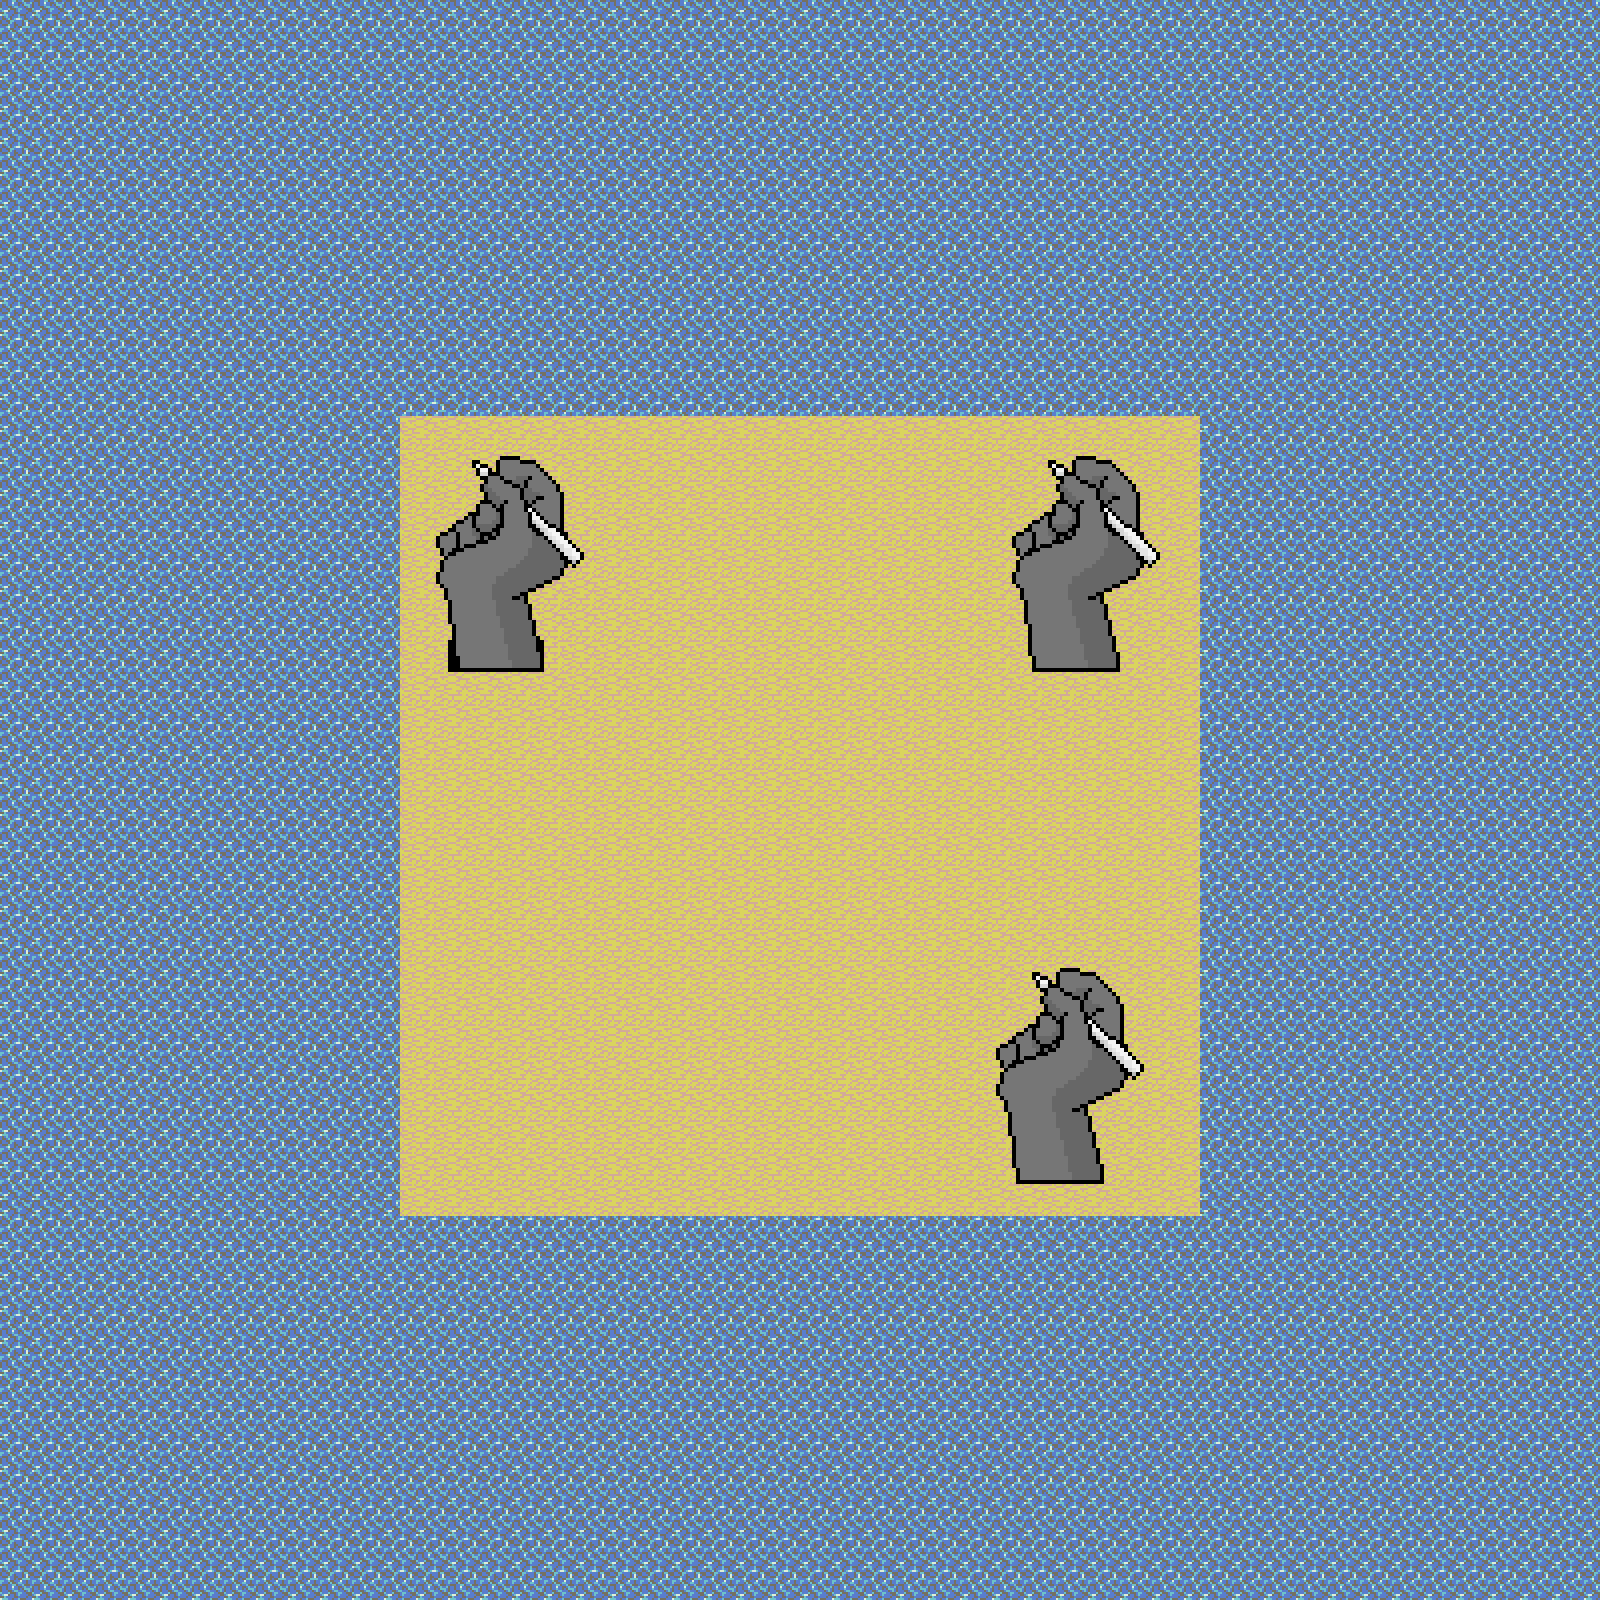

A 2D game scene composited from a Tiled map and its tileset images. What follows is a short description and the map's XML, with each tile layer's data collapsed to a summary:
An orthogonal 100x100 tile map with 16x16 px tiles, 3 tile layers (agua, suelo, mano).

<map version="1.0" orientation="orthogonal" renderorder="right-down" width="100" height="100" tilewidth="16" tileheight="16" nextobjectid="1">
 <tileset firstgid="1" name="Sprites2" tilewidth="16" tileheight="16" tilecount="1344">
  <image source="Sprites2.png" width="768" height="448" />
 </tileset>
 <layer name="agua" width="100" height="100">
  <data>[10000 cells, 7749 non-empty, 16 distinct tile ids]</data>
 </layer>
 <layer name="suelo" width="100" height="100">
  <data>[10000 cells, 2500 non-empty, 16 distinct tile ids]</data>
 </layer>
 <layer name="mano" width="100" height="100">
  <data>[10000 cells, 407 non-empty, 140 distinct tile ids]</data>
 </layer>
</map>
